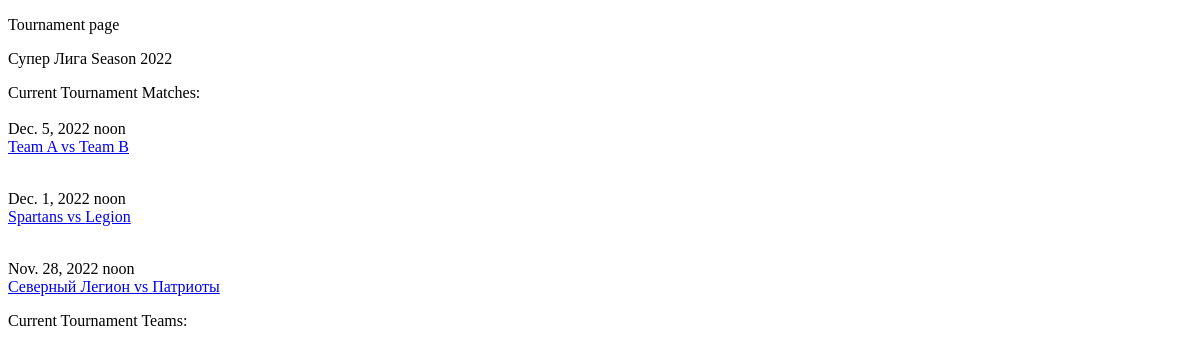
The page /tournaments/3/Супер Лига/Season 2022 on the database as committed earlier.
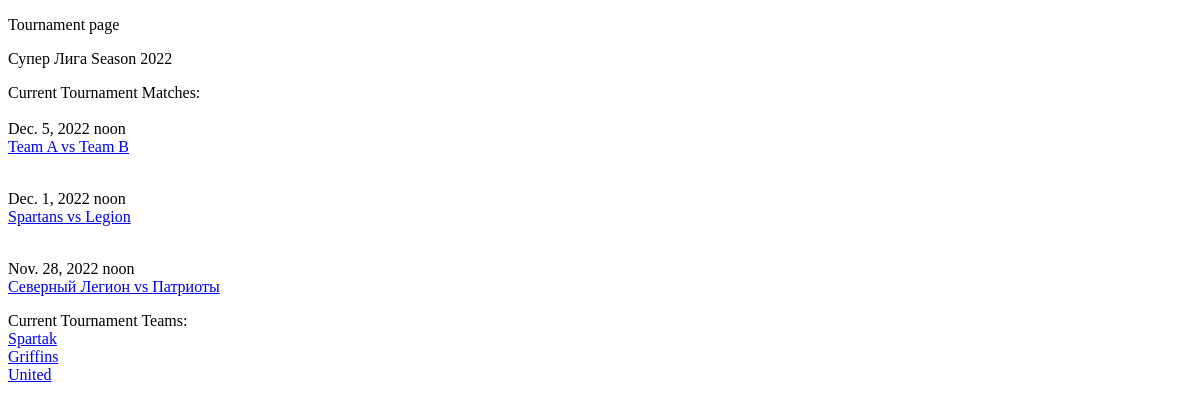
The same page on the database as committed later.
### matches/models.py (models this page shows, shortened)
class Match(models.Model):
    tournament = models.ForeignKey(Tournament, on_delete=models.SET_NULL, null=True)
    date = models.DateField(blank=False)
    time = models.TimeField(blank=False, default='12:00:00')
    place = models.CharField(max_length=200, default='City and Stadium')
    field_length = models.IntegerField(default=90)
    team_a = models.CharField(max_length=200, default='Team A')
    team_b = models.CharField(max_length=200, default='Team B')
    class Meta:
        verbose_name = "Match"
        verbose_name_plural = "Matches"
        ordering = ['-tournament', '-date']
    def get_absolute_url(self):
        return reverse('match_page', kwargs={
            'match_id': self.pk,
            'tournament': self.tournament.name})

### teams/models.py (models this page shows, shortened)
class Team(models.Model):
    name = models.CharField(max_length=250, blank=False)
    tournament = models.ForeignKey(Tournament, null=True, on_delete=models.SET_NULL)
    description = models.TextField(max_length=200, blank=True)
    class Meta:
        verbose_name = "Team"
        verbose_name_plural = "Teams"
        ordering = ['-tournament']
    def get_absolute_url(self):
        return reverse('team_page', kwargs={
            'team_id': self.pk,
            'name': self.name,
            'tournament': self.tournament
        })

### tournaments/views.py (the view)
class TournamentDetail(View):
    def get(self, request, tournament_id, name, season):
        current_tournament = Tournament.objects.get(id=tournament_id)
        current_tournament_matches = Match.objects.filter(tournament=current_tournament)
        current_tournament_teams = Team.objects.filter(tournament=current_tournament)
        return render(request, 'tournaments/tournament_page.html',
                      {'current_tournament': current_tournament,
                       'current_tournament_matches': current_tournament_matches,
                       'current_tournament_teams': current_tournament_teams
                       })

### seasons/models.py (called while the page is built)
    def __str__(self):
        return f'Season {self.year}'

### tournaments/models.py (called while the page is built)
    def __str__(self):
        return f'{self.name} {self.season}'

### templates/tournaments/tournament_page.html (shortened to what this page needs)
<!DOCTYPE html>
<html lang="en">
<head>
</head>
<body>
<p>Tournament page</p>
<p>
{{ current_tournament.name }} {{ current_tournament.season }}
</p>
<p>Current Tournament Matches:
    <br>{% for match in current_tournament_matches %}
    <br>{{ match.date }} {{ match.time }}
    <br><a href={{ match.get_absolute_url }}>{{ match.team_a }} vs {{ match.team_b }}</a>
</p>
{% endfor %}
<p>Current Tournament Teams:
    {% for team in current_tournament_teams %}
    <br><a href={{ team.get_absolute_url }}>{{ team.name }}</a>
    {% endfor %}
</p>
</body>
</html>

Rows that differ between the two databases and show on the page:
added Team: name "Spartak"
added Team: name "Griffins"
added Team: name "United"
